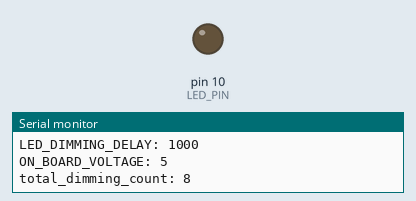
Simulated run of this sketch. Board: Arduino Uno, built with avr-gcc and run on an emulated ATmega328P. Shown: output pins drawn as LEDs (lit = HIGH), the last lines printed to the serial monitor.

Above: at 0.15 s.
At 2.45 s:
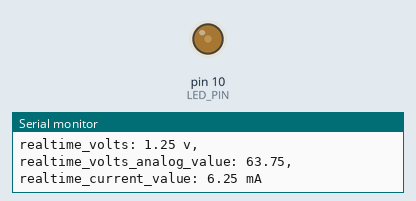
At 4.75 s:
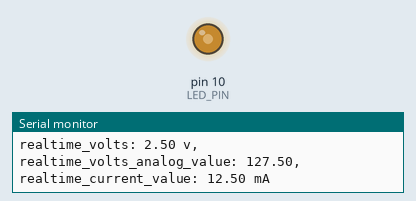
At 9.4 s:
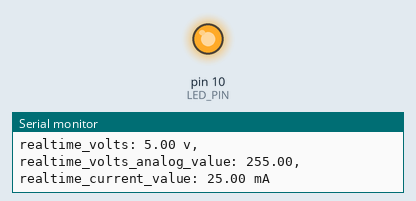
Timing chart, 0 to 12.2 s (numbered marks = the images above):
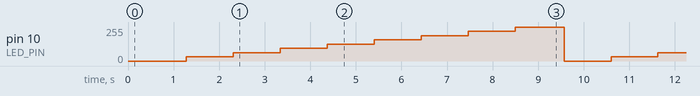

Measured:
- by itself, pin 10 (LED_PIN): repeats every 9.3 s: 63/255 1.0 s, 95/255 1.0 s, 127/255 1.0 s, 159/255 1.0 s, 191/255 1.0 s, 223/255 1.0 s, 255/255 1.1 s, 0/255 1.0 s, 31/255 1.0 s

The sketch:

led_dimming.ino
```cpp
/**
 * Basic LED dimming demo demo
 *
 * `analogWrite` let us to write an analog value (PWM wave) to a pin, it's the way we control how
 * much volts we want to set to a pin. The value of the `analogWrite` is use `0~255` to map `0 ~ max volts`
 * on the board.
 *
 * By default, in Arduino UNO, default voltage is 5V, but you can use `analogReference` to change it.
 *
 * In this demo, we use the analog pin 10.
 */
 #include <stdio.h>

const uint8_t LED_PIN = 10;
const uint8_t LED_DIMMING_CYCLE_IN_SECOND = 8;
const uint8_t MAX_ANALOG_VALUE = 255;
const uint16_t LED_DIMMING_DELAY = 1000;
const uint8_t ON_BOARD_VOLTAGE = 5;
const uint16_t LED_RESISTOR_OHMS_VALUE = 200;
const char message[1024];

// How many times we should dim from `0 ~ ON_BOARD_VOLTAGE`?
const uint8_t total_dimming_count = LED_DIMMING_CYCLE_IN_SECOND * 1000 / LED_DIMMING_DELAY;

// The voltage will increased per dimming
const float volts_increase_per_dimming = (float)ON_BOARD_VOLTAGE / (float)total_dimming_count;

/**
 *
 */
float calculate_next_volts(float *realtime_volts) {
  return *realtime_volts * (float)MAX_ANALOG_VALUE / (float)(ON_BOARD_VOLTAGE);
}

/**
 * I = V/R, and we want unit is `mA`
 */
 float calculate_next_current(float *volts) {
  return (*volts / (float)LED_RESISTOR_OHMS_VALUE) * 1000;
 }

// Init volts and analog value
float realtime_volts = 0.0;
float realtime_volts_analog_value = 0.0;

// The current we want to calculate as well
float realtime_current_value = 0.0;


/**
 *
 */
void reset_dimming() {
  realtime_volts = 0.0;
  realtime_current_value = 0.0;
  realtime_volts_analog_value = 0.0;
}

/**
 *
 */
void setup() {
  Serial.begin(9600);
  pinMode(LED_PIN, OUTPUT);
  sprintf (message, "LED dimming demo.\n\nLED PIN %d set to 'OUTPUT' mode.", LED_PIN);
  Serial.println(message);

  sprintf(message,
    "LED_DIMMING_CYCLE_IN_SECOND: %d\nLED_DIMMING_DELAY: %d\nON_BOARD_VOLTAGE: %d\ntotal_dimming_count: %d",
    LED_DIMMING_CYCLE_IN_SECOND,
    LED_DIMMING_DELAY,
    ON_BOARD_VOLTAGE,
    total_dimming_count
  );
  Serial.println(message);

  // Due to some performance reasons `%f` is not included in the Arduino's implementation of sprintf().
  // So we have to use another way to print out the floating point value
  Serial.print("volts_increase_per_dimming: ");
  Serial.println(volts_increase_per_dimming);

  // Reset
  reset_dimming();
}


/**
 *
 */
void loop() {
  Serial.println("\nDimming cycle start...");

  // Here is one dimming cycle
  while (realtime_volts <= ON_BOARD_VOLTAGE) {
    Serial.print("realtime_volts: ");
    Serial.print(realtime_volts);
    Serial.print(" v, ");
    Serial.print("realtime_volts_analog_value: ");
    Serial.print(realtime_volts_analog_value);
    Serial.print(", realtime_current_value: ");
    Serial.print(realtime_current_value);
    Serial.println(" mA");

    analogWrite(LED_PIN, realtime_volts_analog_value);

    delay(LED_DIMMING_DELAY);

    realtime_volts += volts_increase_per_dimming;
    realtime_volts_analog_value = calculate_next_volts(&realtime_volts);
    realtime_current_value = calculate_next_current(&realtime_volts);
  }

  Serial.println("Dimming cycle done.");

  // After done, we nee to reset to next round :)
  reset_dimming();
}
```
